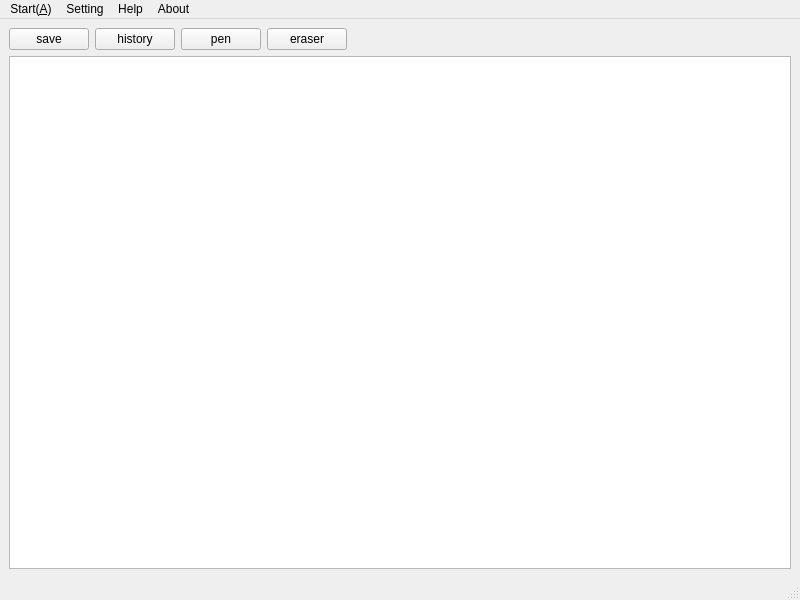
<?xml version="1.0" encoding="UTF-8"?>
<ui version="4.0">
 <class>MainWindow</class>
 <widget class="QMainWindow" name="MainWindow">
  <property name="geometry">
   <rect>
    <x>0</x>
    <y>0</y>
    <width>800</width>
    <height>600</height>
   </rect>
  </property>
  <property name="windowTitle">
   <string>MainWindow</string>
  </property>
  <widget class="QWidget" name="centralwidget">
   <layout class="QVBoxLayout" name="verticalLayout">
    <item>
     <layout class="QVBoxLayout" name="verticalLayout_3">
      <item>
       <layout class="QHBoxLayout" name="horizontalLayout">
        <item>
         <widget class="QPushButton" name="save_button">
          <property name="font">
           <font>
            <family>SansSerif</family>
           </font>
          </property>
          <property name="text">
           <string>save</string>
          </property>
          <property name="icon">
           <iconset resource="image.qrc">
            <normaloff>:/image/save.jpg</normaloff>:/image/save.jpg</iconset>
          </property>
         </widget>
        </item>
        <item>
         <widget class="QPushButton" name="history_button">
          <property name="font">
           <font>
            <family>SansSerif</family>
           </font>
          </property>
          <property name="text">
           <string>history</string>
          </property>
          <property name="icon">
           <iconset resource="image.qrc">
            <normaloff>:/image/document.jpg</normaloff>:/image/document.jpg</iconset>
          </property>
         </widget>
        </item>
        <item>
         <widget class="QPushButton" name="pen_button">
          <property name="font">
           <font>
            <family>SansSerif</family>
           </font>
          </property>
          <property name="text">
           <string>pen</string>
          </property>
          <property name="icon">
           <iconset resource="image.qrc">
            <normaloff>:/image/drawpen.jpg</normaloff>:/image/drawpen.jpg</iconset>
          </property>
         </widget>
        </item>
        <item>
         <widget class="QPushButton" name="eraser_button">
          <property name="font">
           <font>
            <family>SansSerif</family>
           </font>
          </property>
          <property name="text">
           <string>eraser</string>
          </property>
          <property name="icon">
           <iconset resource="image.qrc">
            <normaloff>:/image/eraser.jpg</normaloff>:/image/eraser.jpg</iconset>
          </property>
         </widget>
        </item>
        <item>
         <spacer name="horizontalSpacer">
          <property name="orientation">
           <enum>Qt::Horizontal</enum>
          </property>
          <property name="sizeHint" stdset="0">
           <size>
            <width>40</width>
            <height>20</height>
           </size>
          </property>
         </spacer>
        </item>
       </layout>
      </item>
     </layout>
    </item>
    <item>
     <widget class="QTextEdit" name="text_content"/>
    </item>
   </layout>
  </widget>
  <widget class="QMenuBar" name="menubar">
   <property name="geometry">
    <rect>
     <x>0</x>
     <y>0</y>
     <width>800</width>
     <height>17</height>
    </rect>
   </property>
   <widget class="QMenu" name="menuStart">
    <property name="title">
     <string>Start(&amp;A)</string>
    </property>
    <addaction name="actionsave"/>
    <addaction name="actiondocument"/>
    <addaction name="separator"/>
    <addaction name="actionpen"/>
    <addaction name="actionerease"/>
   </widget>
   <widget class="QMenu" name="menuHelp">
    <property name="title">
     <string>Help</string>
    </property>
   </widget>
   <widget class="QMenu" name="menuSetting">
    <property name="title">
     <string>Setting</string>
    </property>
    <addaction name="actionshow_more_details"/>
   </widget>
   <widget class="QMenu" name="menuAbout">
    <property name="title">
     <string>About</string>
    </property>
    <addaction name="actiongithub_page"/>
   </widget>
   <addaction name="menuStart"/>
   <addaction name="menuSetting"/>
   <addaction name="menuHelp"/>
   <addaction name="menuAbout"/>
  </widget>
  <widget class="QStatusBar" name="statusbar"/>
  <action name="actionsave">
   <property name="text">
    <string>save(&amp;S)</string>
   </property>
  </action>
  <action name="actiondocument">
   <property name="text">
    <string>document(&amp;D)</string>
   </property>
  </action>
  <action name="actionpen">
   <property name="text">
    <string>pen(&amp;P)</string>
   </property>
  </action>
  <action name="actionerease">
   <property name="text">
    <string>erease(&amp;E)</string>
   </property>
  </action>
  <action name="actionshow_more_details">
   <property name="text">
    <string>show more details</string>
   </property>
  </action>
  <action name="actiongithub_page">
   <property name="text">
    <string>github_page</string>
   </property>
  </action>
 </widget>
 <resources>
  <include location="image.qrc"/>
 </resources>
 <connections/>
</ui>
